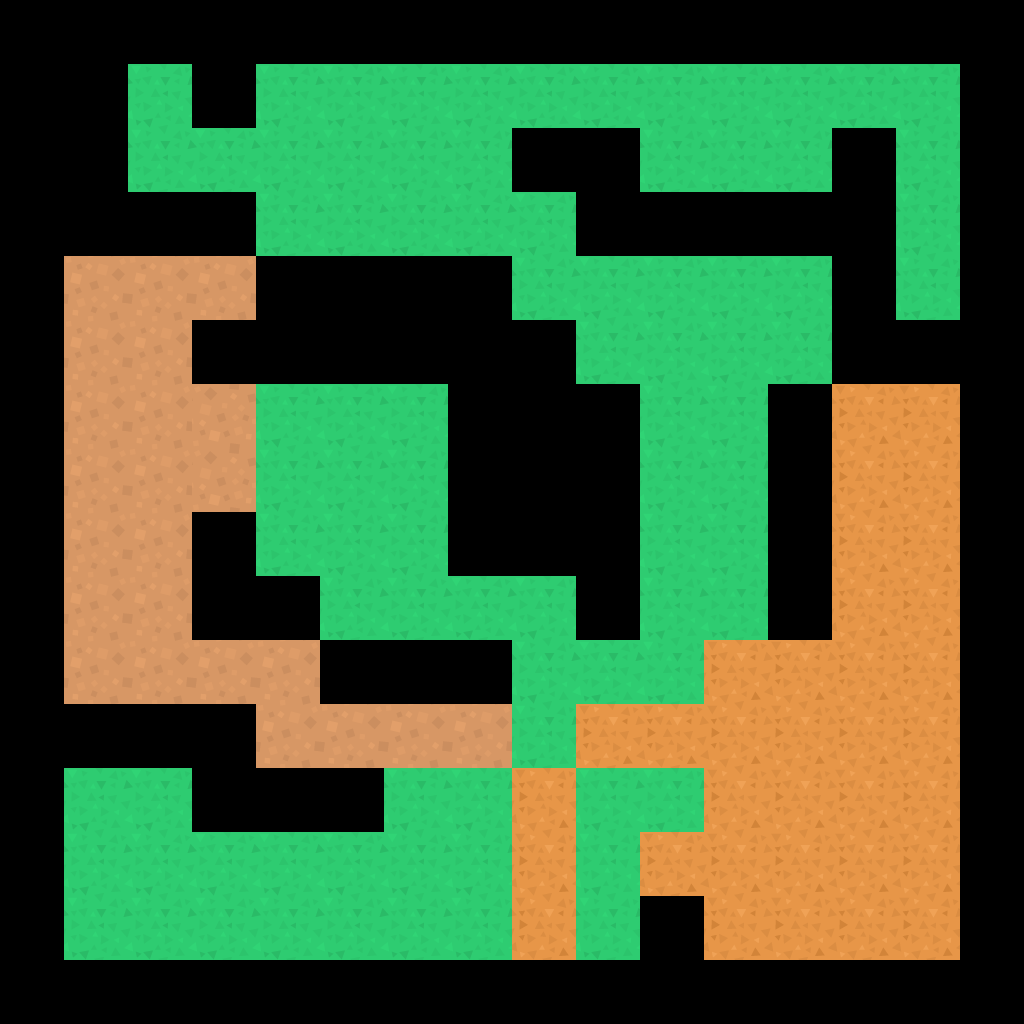

Tiled map render using the project's own tile images. Description and the whole map definition, tile-layer contents included, below:
An orthogonal 16x16 tile map with 64x64 px tiles, 1 tile layer (Map), 1 hidden layer not drawn.

<map version="1.10" tiledversion="1.11.0" orientation="orthogonal" renderorder="right-down" width="16" height="16" tilewidth="64" tileheight="64" infinite="0" nextlayerid="3" nextobjectid="1">
 <tileset firstgid="1" name="tileset" tilewidth="64" tileheight="64" tilecount="54" columns="9">
  <image source="tiles.png" width="639" height="447" />
 </tileset>
 <layer id="1" name="Map" width="16" height="16">
  <data encoding="csv">
0,0,0,0,0,0,0,0,0,0,0,0,0,0,0,0,
0,0,11,0,11,11,11,11,11,11,11,11,11,11,11,0,
0,0,11,11,11,11,11,11,0,0,11,11,11,0,11,0,
0,0,0,0,11,11,11,11,11,0,0,0,0,0,11,0,
0,2684354607,2684354607,2684354607,0,0,0,0,11,11,11,11,11,0,11,0,
0,2684354607,2684354607,0,0,0,0,0,0,11,11,11,11,0,0,0,
0,2684354607,2684354607,47,11,11,11,0,0,0,11,11,0,52,52,0,
0,2684354607,2684354607,47,11,11,11,0,0,0,11,11,0,52,52,0,
0,2684354607,2684354607,0,11,11,11,0,0,0,11,11,0,52,52,0,
0,2684354607,2684354607,0,0,11,11,11,11,0,11,11,0,52,52,0,
0,2684354607,2684354607,2684354607,2684354607,0,0,0,11,11,11,52,52,52,52,0,
0,0,0,0,2684354607,2684354607,2684354607,2684354607,11,52,52,52,52,52,52,0,
0,11,11,0,0,0,11,11,52,11,11,52,52,52,52,0,
0,11,11,11,11,11,11,11,52,11,52,52,52,52,52,0,
0,11,11,11,11,11,11,11,52,11,0,52,52,52,52,0,
0,0,0,0,0,0,0,0,0,0,0,0,0,0,0,0
</data>
 </layer>
 <layer id="2" name="Walls" width="16" height="16" visible="0">
  <data encoding="csv">
16,16,16,16,16,16,16,16,16,16,16,16,16,16,16,16,
16,16,0,16,0,0,0,0,0,0,0,0,0,0,0,16,
16,16,0,0,0,0,0,0,16,16,0,0,0,16,0,16,
16,16,16,16,0,0,0,0,0,16,16,16,16,16,0,16,
16,0,0,0,16,16,16,16,0,0,0,0,0,16,0,16,
16,0,0,16,16,16,16,16,16,0,0,0,0,16,16,16,
16,0,0,0,0,0,0,16,16,16,0,0,16,0,0,16,
16,0,0,0,0,0,0,16,16,16,0,0,16,0,0,16,
16,0,0,16,0,0,0,16,16,16,0,0,16,0,0,16,
16,0,0,16,16,0,0,0,0,16,0,0,16,0,0,16,
16,0,0,0,0,16,16,16,0,0,0,0,0,0,0,16,
16,16,16,16,0,0,0,0,0,0,0,0,0,0,0,16,
16,0,0,16,16,16,0,0,0,0,0,0,0,0,0,16,
16,0,0,0,0,0,0,0,0,0,0,0,0,0,0,16,
16,0,0,0,0,0,0,0,0,0,16,0,0,0,0,16,
16,16,16,16,16,16,16,16,16,16,16,16,16,16,16,16
</data>
 </layer>
</map>